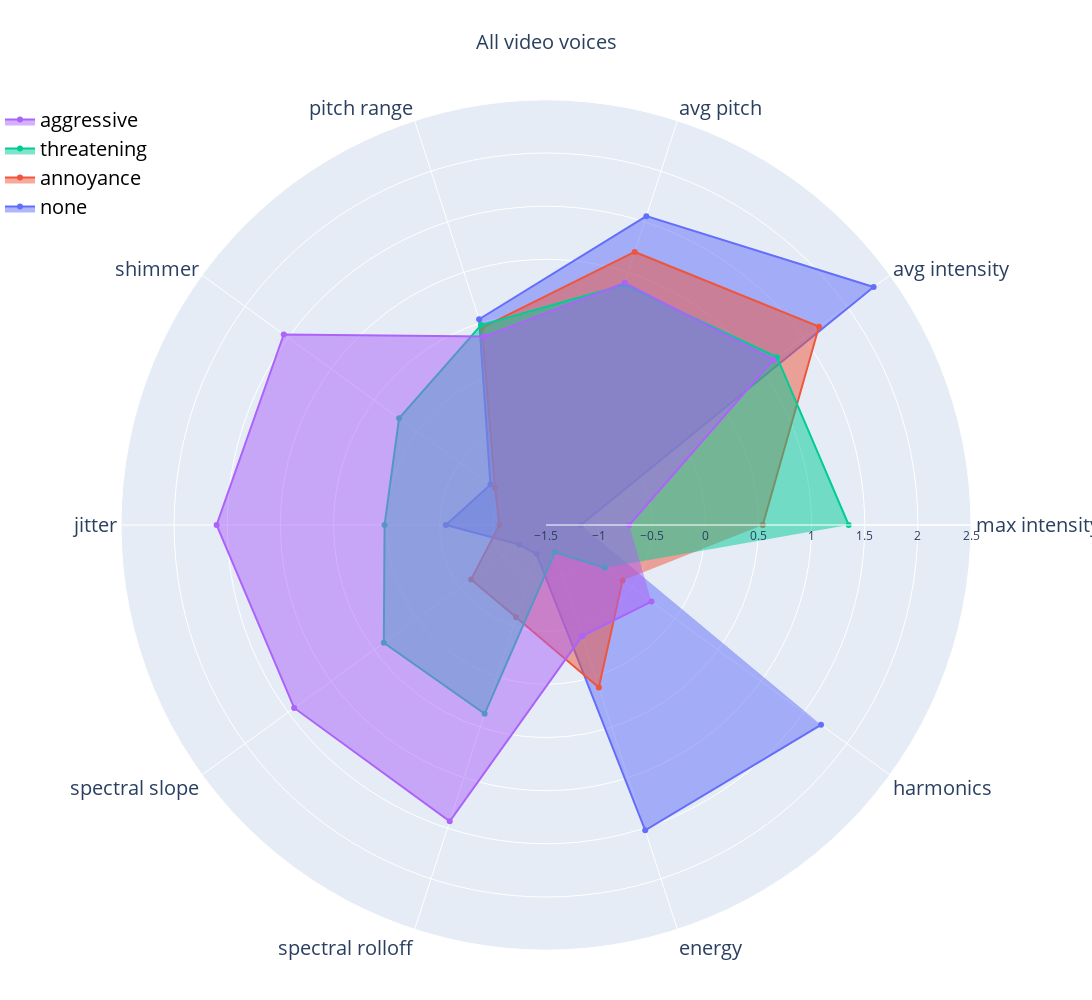

Write notebook code for a chart like this one.
### Code cell
radarPlotDataframes(means_all_segment, 'All video voices', 'segment', -1.5, 2.5)

### Figure 1 — Plotly figure (JSON) as saved in the notebook; plotly's stock layout.template omitted (floating-point values rounded to 4 significant figures)
{"data": [{"fill": "toself", "name": "none", "r": [-1.172, 2.312, 1.557, 0.5363, -0.8535, -0.5579, -1.188, -1.212, 1.522, 1.699, -0.5962, -0.7595, -0.2337], "subplot": "polar", "theta": ["max intensity", "avg intensity", "avg pitch", "pitch range", "shimmer", "jitter", "spectral slope", "spectral rolloff", "energy", "harmonics"], "type": "scatterpolar"}, {"fill": "toself", "name": "annoyance", "r": [0.5403, 1.676, 1.202, 0.4515, -0.9067, -1.062, -0.6288, -0.588, 0.1083, -0.6096, 1.301, -0.5479, -1.088], "subplot": "polar", "theta": ["max intensity", "avg intensity", "avg pitch", "pitch range", "shimmer", "jitter", "spectral slope", "spectral rolloff", "energy", "harmonics"], "type": "scatterpolar"}, {"fill": "toself", "name": "threatening", "r": [1.349, 1.187, 0.8771, 0.4791, 0.2092, 0.01945, 0.3869, 0.3682, -1.23, -0.8161, 0.5707, -0.4113, -0.3114], "subplot": "polar", "theta": ["max intensity", "avg intensity", "avg pitch", "pitch range", "shimmer", "jitter", "spectral slope", "spectral rolloff", "energy", "harmonics"], "type": "scatterpolar"}, {"fill": "toself", "name": "aggressive", "r": [-0.717, 1.148, 0.8973, 0.3665, 1.551, 1.6, 1.43, 1.432, -0.4001, -0.2737, -1.275, 1.719, 1.633], "subplot": "polar", "theta": ["max intensity", "avg intensity", "avg pitch", "pitch range", "shimmer", "jitter", "spectral slope", "spectral rolloff", "energy", "harmonics"], "type": "scatterpolar"}], "layout": {"annotations": [{"font": {"size": 20}, "showarrow": false, "text": "All video voices", "x": 0.5, "xanchor": "center", "xref": "paper", "y": 1.05, "yanchor": "bottom", "yref": "paper"}], "autosize": false, "height": 1000, "legend": {"font": {"color": "black", "size": 20}, "traceorder": "reversed", "x": 0, "y": 1}, "margin": {"b": 50, "l": 0, "r": 0, "t": 100}, "polar": {"angularaxis": {"tickfont": {"size": 20}}, "domain": {"x": [0, 1], "y": [0, 1]}, "radialaxis": {"range": [-1.5, 2.5], "visible": true}}, "showlegend": true, "width": 1200}}
